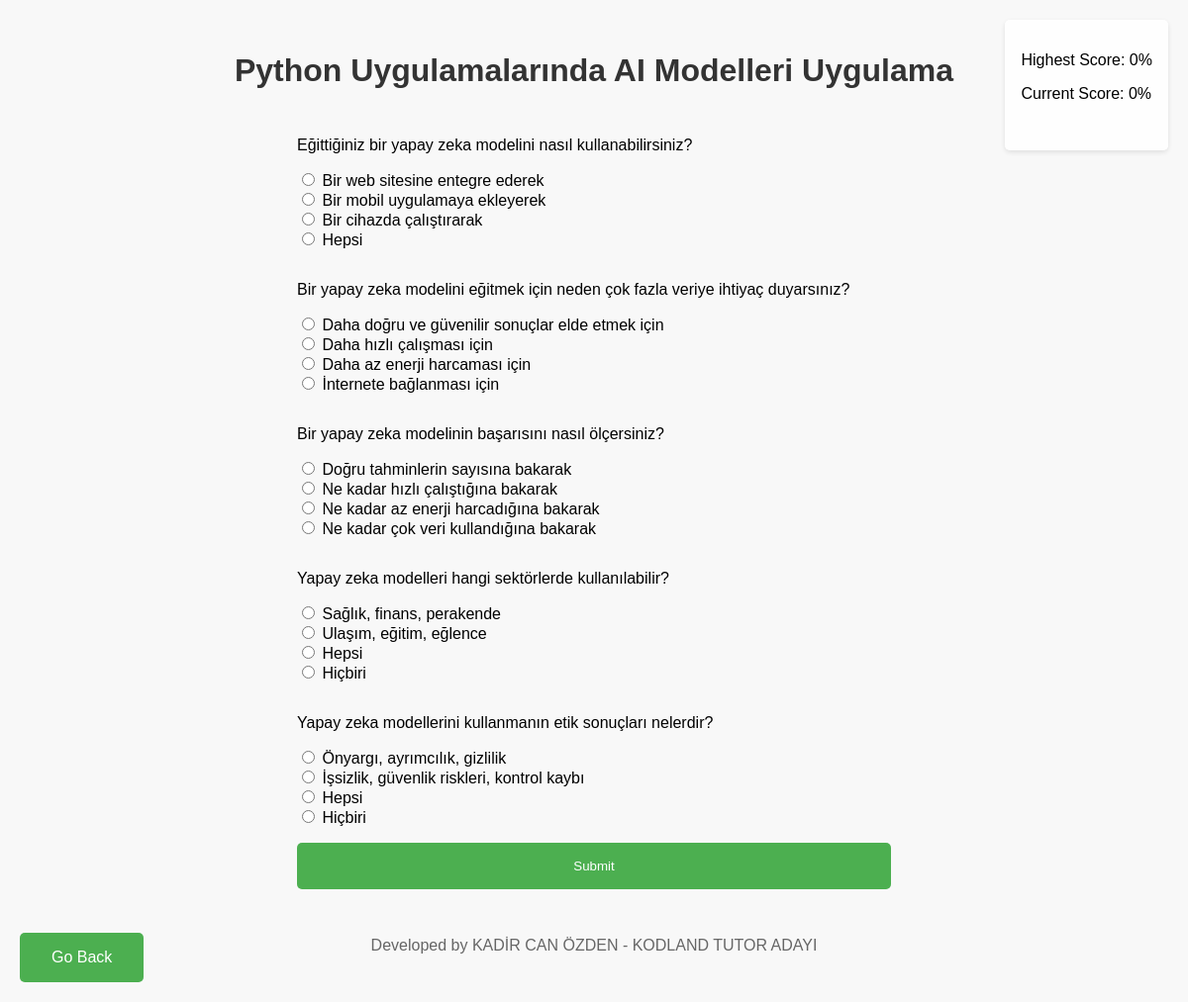
Page /quiz/4 on the committed database.
### tables this page shows
CREATE TABLE konular (
        id INTEGER PRIMARY KEY AUTOINCREMENT,
        konu TEXT NOT NULL
    );

CREATE TABLE sorular (
        id INTEGER PRIMARY KEY AUTOINCREMENT,
        konu_id INTEGER NOT NULL,
        soru TEXT NOT NULL,
        cevap_a TEXT NOT NULL,
        cevap_b TEXT NOT NULL,
        cevap_c TEXT NOT NULL,
        cevap_d TEXT NOT NULL,
        dogru_cevap TEXT NOT NULL,
        FOREIGN KEY (konu_id) REFERENCES konular (id)
    );

### app.py (the view)
@app.route('/quiz/<int:topic_id>', methods=['GET'])
def quiz(topic_id):
    conn = get_db_connection()
    topic = conn.execute('SELECT konu FROM konular WHERE id = ?', (topic_id,)).fetchone()
    if topic:
        topic = topic['konu']
        questions = conn.execute('SELECT * FROM sorular WHERE konu_id = ?', (topic_id,)).fetchall()
    else:
        topic = "Konu bulunamadı"
        questions = []
    conn.close()
    highest_scores = session.get('highest_scores', {})
    print(highest_scores)
    highest_score = highest_scores.get(str(topic_id), 0)
    return render_template('quiz.html', questions=questions, topic=topic, topic_id=topic_id, highest_score=highest_score, current_score=0)

### app.py (called while the page is built)
def get_db_connection():
    conn = sqlite3.connect('veritabani.db')
    conn.row_factory = sqlite3.Row  # Satırları sözlük olarak döndürüyoruz
    return conn

@app.context_processor
def inject_developer_name():
    return dict(developer_name='KADİR CAN ÖZDEN - KODLAND TUTOR ADAYI')

### templates/quiz.html (shortened to what this page needs)
<!DOCTYPE html>
<html lang="en">
<head>
</head>
<body>
    <div class="scoreboard">
        <p>Highest Score: <span id="highest-score">{{ highest_score }}</span>%</p>
        <p>Current Score: <span id="current-score">{{ current_score }}</span>%</p>
    </div>
    <div class="back-button">
        <a href="/" class="button">Go Back</a>
    </div>
    <h1>{{ topic }}</h1>
    <form id="quiz-form">
        {% for question in questions %}
            <div>
                <p>{{ question['soru'] }}</p>
                <input type="radio" name="{{ question['id'] }}" value="a"> {{ question['cevap_a'] }}<br>
                <input type="radio" name="{{ question['id'] }}" value="b"> {{ question['cevap_b'] }}<br>
                <input type="radio" name="{{ question['id'] }}" value="c"> {{ question['cevap_c'] }}<br>
                <input type="radio" name="{{ question['id'] }}" value="d"> {{ question['cevap_d'] }}<br>
            </div>
        {% endfor %}
        <button type="submit">Submit</button>
    </form>
    <footer>
        <p>Developed by {{ developer_name }}</p>
    </footer>
</body>
</html>

### templates/quiz.html (style rules this page uses)
body { font-family: sans-serif; display: flex; flex-direction: column; align-items: center; padding: 2rem; min-height: 100vh; background-color: #f8f8f8; position: relative; margin: 0; }
body.loaded { opacity: 1; }
.scoreboard { position: fixed; top: 20px; right: 20px; background-color: rgba(255, 255, 255, 0.8); padding: 1rem; border-radius: 5px; box-shadow: 0px 2px 5px rgba(0, 0, 0, 0.1); z-index: 10; }
h1 { text-align: center; margin-bottom: 2rem; color: #333; }
#quiz-form { display: flex; flex-direction: column; width: 100%; max-width: 600px; }
#quiz-form div { margin-bottom: 1rem; }
.button, button[type="submit"] { background-color: #4caf50; color: white; padding: 1rem 2rem; border: none; border-radius: 5px; cursor: pointer; transition: background-color 0.3s ease; text-decoration: none; display: inline-block; text-align: center; }
.back-button { position: fixed; bottom: 20px; left: 20px; }
footer { margin-top: 2rem; text-align: center; color: #666; }

### rows in the picture
konular: konu "Python Uygulamalarında AI Modelleri Uygulama"
sorular: soru "Eğittiğiniz bir yapay zeka modelini nasıl kullanabilirsiniz?", cevap_a "Bir web sitesine entegre ederek", cevap_b "Bir mobil uygulamaya ekleyerek", cevap_c "Bir cihazda çalıştırarak", cevap_d "Hepsi"
sorular: soru "Bir yapay zeka modelini eğitmek için neden çok fazla veriye ihtiyaç duyarsınız?", cevap_a "Daha doğru ve güvenilir sonuçlar elde etmek için", cevap_b "Daha hızlı çalışması için", cevap_c "Daha az enerji harcaması için", cevap_d "İnternete bağlanması için"
sorular: soru "Bir yapay zeka modelinin başarısını nasıl ölçersiniz?", cevap_a "Doğru tahminlerin sayısına bakarak", cevap_b "Ne kadar hızlı çalıştığına bakarak", cevap_c "Ne kadar az enerji harcadığına bakarak", cevap_d "Ne kadar çok veri kullandığına bakarak"
sorular: soru "Yapay zeka modelleri hangi sektörlerde kullanılabilir?", cevap_a "Sağlık, finans, perakende", cevap_b "Ulaşım, eğitim, eğlence", cevap_c "Hepsi", cevap_d "Hiçbiri"
sorular: soru "Yapay zeka modellerini kullanmanın etik sonuçları nelerdir?", cevap_a "Önyargı, ayrımcılık, gizlilik", cevap_b "İşsizlik, güvenlik riskleri, kontrol kaybı", cevap_c "Hepsi", cevap_d "Hiçbiri"

### other values in the picture
{{ highest_score }} "0"
{{ current_score }} "0"
{{ developer_name }} "KADİR CAN ÖZDEN - KODLAND TUTOR ADAYI"
